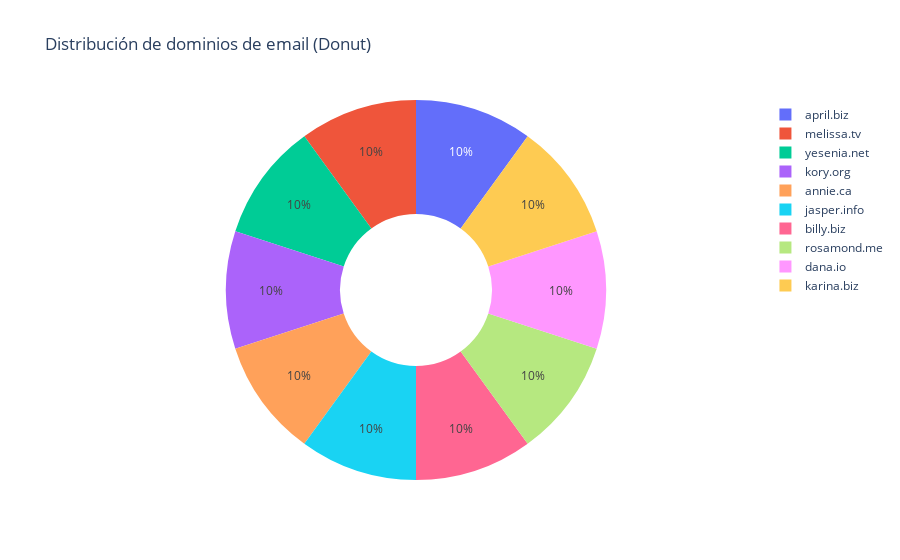
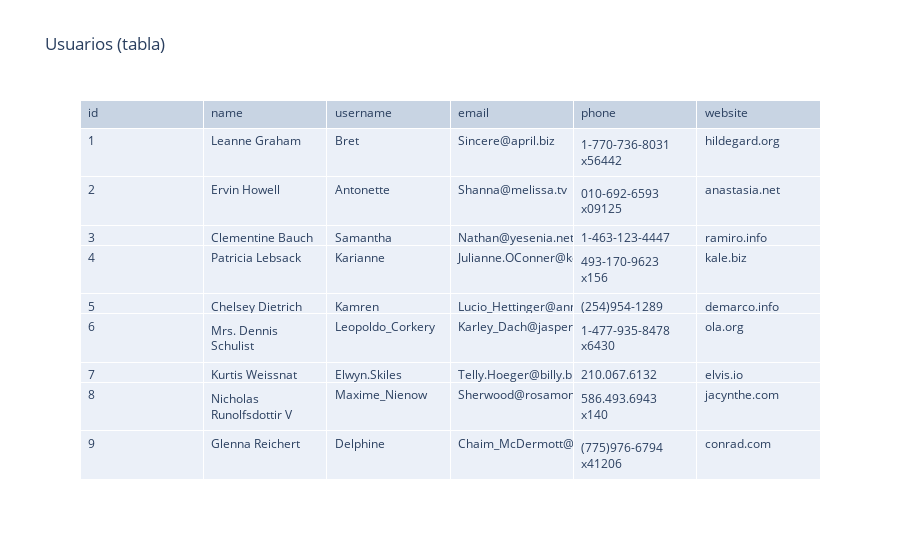

Source (notebook cell) for these figures, in order:
### Markdown cell above
### 6.3 (Opcional) Otras visualizaciones rápidas

### Code cell
# Pie / Donut de dominios
fig = px.pie(dom_counts, names='email_domain', values='count', hole=0.4,
             title='Distribución de dominios de email (Donut)')
fig.show()

# Tabla interactiva simple
fig = go.Figure(data=[go.Table(
    header=dict(values=list(df[['id','name','username','email','phone','website']].columns), align='left'),
    cells=dict(values=[df['id'], df['name'], df['username'], df['email'], df['phone'], df['website']], align='left')
)])
fig.update_layout(title='Usuarios (tabla)')
fig.show()

### Figure 1 — Plotly figure (JSON) as saved in the notebook; plotly's stock layout.template omitted (floating-point values rounded to 4 significant figures)
{"data": [{"domain": {"x": [0, 1], "y": [0, 1]}, "hole": 0.4, "hovertemplate": "email_domain=%{label}<br>count=%{value}<extra></extra>", "labels": ["april.biz", "melissa.tv", "yesenia.net", "kory.org", "annie.ca", "jasper.info", "billy.biz", "rosamond.me", "dana.io", "karina.biz"], "legendgroup": "", "name": "", "showlegend": true, "type": "pie", "values": [1, 1, 1, 1, 1, 1, 1, 1, 1, 1]}], "layout": {"legend": {"tracegroupgap": 0}, "title": {"text": "Distribución de dominios de email (Donut)"}}}

### Figure 2 — Plotly figure (JSON) as saved in the notebook; plotly's stock layout.template omitted (floating-point values rounded to 4 significant figures)
{"data": [{"cells": {"align": "left", "values": [[1, 2, 3, 4, 5, 6, 7, 8, 9, 10], ["Leanne Graham", "Ervin Howell", "Clementine Bauch", "Patricia Lebsack", "Chelsey Dietrich", "Mrs. Dennis Schulist", "Kurtis Weissnat", "Nicholas Runolfsdottir V", "Glenna Reichert", "Clementina DuBuque"], ["Bret", "Antonette", "Samantha", "Karianne", "Kamren", "Leopoldo_Corkery", "Elwyn.Skiles", "Maxime_Nienow", "Delphine", "Moriah.Stanton"], ["Sincere@april.biz", "Shanna@melissa.tv", "Nathan@yesenia.net", "Julianne.OConner@kory.org", "Lucio_Hettinger@annie.ca", "Karley_Dach@jasper.info", "Telly.Hoeger@billy.biz", "Sherwood@rosamond.me", "Chaim_McDermott@dana.io", "Rey.Padberg@karina.biz"], ["1-770-736-8031 x56442", "010-692-6593 x09125", "1-463-123-4447", "493-170-9623 x156", "(254)954-1289", "1-477-935-8478 x6430", "210.067.6132", "586.493.6943 x140", "(775)976-6794 x41206", "024-648-3804"], ["hildegard.org", "anastasia.net", "ramiro.info", "kale.biz", "demarco.info", "ola.org", "elvis.io", "jacynthe.com", "conrad.com", "ambrose.net"]]}, "header": {"align": "left", "values": ["id", "name", "username", "email", "phone", "website"]}, "type": "table"}], "layout": {"title": {"text": "Usuarios (tabla)"}}}
